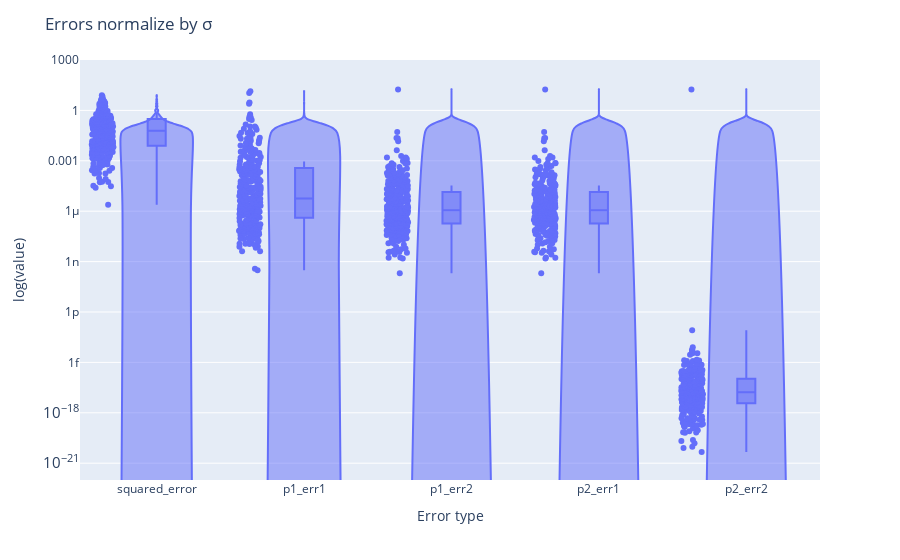

The code cell stored with this chart in its notebook:
### Code cell
# violin plots of the errors
kinetics_df_positive_errors = kinetics_df
for errors in ["p1_err1", "p1_err2", "p2_err1", "p2_err2"]:
    kinetics_df_positive_errors[errors] = kinetics_df_positive_errors[errors].apply(lambda x: np.absolute(x))
fig = px.violin(kinetics_df_positive_errors, y=["squared_error", "p1_err1", "p1_err2", "p2_err1", "p2_err2"], box=True, points="all", log_y=True)
fig.update_layout(title="Errors normalize by \u03C3", xaxis_title="Error type", yaxis_title="value", yaxis=dict(title="log(value)", range=(-22, 3)))
fig.show()

### Figure 1 — Plotly figure (JSON) as saved in the notebook; plotly's stock layout.template omitted (floating-point values rounded to 4 significant figures; data arrays with more than 128 entries replaced by an {"elided": "..."} marker saying what was removed)
{"data": [{"alignmentgroup": "True", "box": {"visible": true}, "hovertemplate": "variable=%{x}<br>value=%{y}<extra></extra>", "legendgroup": "", "marker": {"color": "#636efa"}, "name": "", "offsetgroup": "", "orientation": "v", "points": "all", "scalegroup": "True", "showlegend": false, "x": {"elided": "1570 str values"}, "x0": " ", "xaxis": "x", "y": {"elided": "1570 float values"}, "y0": " ", "yaxis": "y", "type": "violin"}], "layout": {"xaxis": {"anchor": "y", "domain": [0.0, 1.0], "title": {"text": "Error type"}}, "yaxis": {"anchor": "x", "domain": [0.0, 1.0], "title": {"text": "log(value)"}, "type": "log", "range": [-22, 3]}, "legend": {"tracegroupgap": 0}, "margin": {"t": 60}, "violinmode": "group", "title": {"text": "Errors normalize by σ"}}}
